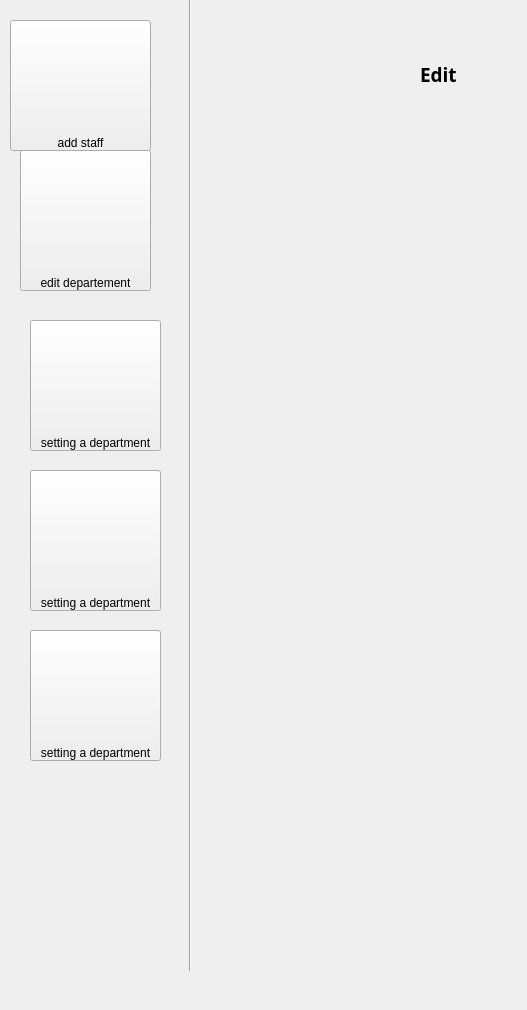
      <widget class="QWidget" name="edit">
       <widget class="QPushButton" name="pushButton_40">
        <property name="geometry">
         <rect>
          <x>30</x>
          <y>470</y>
          <width>131</width>
          <height>141</height>
         </rect>
        </property>
        <property name="styleSheet">
         <string notr="true">background:url(:/del/delete.png);
background-repeat:no-repeat;
height:12px;
text-align:bottom;</string>
        </property>
        <property name="text">
         <string>setting a department</string>
        </property>
       </widget>
       <widget class="QPushButton" name="pushButton_41">
        <property name="geometry">
         <rect>
          <x>30</x>
          <y>630</y>
          <width>131</width>
          <height>131</height>
         </rect>
        </property>
        <property name="styleSheet">
         <string notr="true">background:url(:/act/Active.png);
background-repeat:no-repeat;
height:12px;
text-align:bottom;</string>
        </property>
        <property name="text">
         <string>setting a department</string>
        </property>
       </widget>
       <widget class="QPushButton" name="pushButton_42">
        <property name="geometry">
         <rect>
          <x>20</x>
          <y>150</y>
          <width>131</width>
          <height>141</height>
         </rect>
        </property>
        <property name="styleSheet">
         <string notr="true">background-image:url(:/edit/Edit.png);
background-repeat:no-repeat;
height:12px;
text-align:bottom;</string>
        </property>
        <property name="text">
         <string>edit departement</string>
        </property>
       </widget>
       <widget class="QPushButton" name="pushButton_43">
        <property name="geometry">
         <rect>
          <x>10</x>
          <y>20</y>
          <width>141</width>
          <height>131</height>
         </rect>
        </property>
        <property name="styleSheet">
         <string notr="true">background:url(:/staff/staff.png);
background-repeat:no-repeat;
height:12px;
text-align:bottom;</string>
        </property>
        <property name="text">
         <string>add staff</string>
        </property>
       </widget>
       <widget class="QPushButton" name="pushButton_44">
        <property name="geometry">
         <rect>
          <x>30</x>
          <y>320</y>
          <width>131</width>
          <height>131</height>
         </rect>
        </property>
        <property name="styleSheet">
         <string notr="true">background:url(:/setting/setting.png);
background-repeat:no-repeat;
height:12px;
text-align:bottom;</string>
        </property>
        <property name="text">
         <string>setting a department</string>
        </property>
       </widget>
       <widget class="Line" name="line_11">
        <property name="geometry">
         <rect>
          <x>180</x>
          <y>-30</y>
          <width>21</width>
          <height>1001</height>
         </rect>
        </property>
        <property name="styleSheet">
         <string notr="true"/>
        </property>
        <property name="orientation">
         <enum>Qt::Vertical</enum>
        </property>
       </widget>
       <widget class="QLabel" name="label_23">
        <property name="geometry">
         <rect>
          <x>420</x>
          <y>60</y>
          <width>98</width>
          <height>28</height>
         </rect>
        </property>
        <property name="font">
         <font>
          <family>Yu Gothic UI Semibold</family>
          <pointsize>14</pointsize>
          <weight>75</weight>
          <bold>true</bold>
         </font>
        </property>
        <property name="text">
         <string>Edit</string>
        </property>
       </widget>
      </widget>
